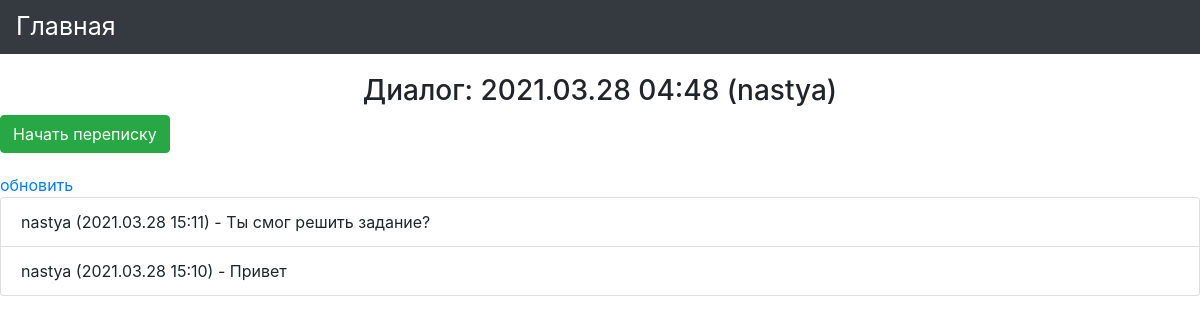
Page /dialog/12/ on the committed database.
### mainapp/models.py (models this page shows, shortened)
class Dialog(models.Model):
    created = models.DateTimeField(verbose_name='отправлено',
                                   auto_now_add=True,
                                   db_index=True)
    name = models.CharField(verbose_name='имя', max_length=64, blank=True)
    @cached_property
    def all_members(self):
        return self.members.all()
    def receive_messages(self):
        return Message.objects.filter(sender__in=self.all_members). \
            select_related('sender__member')
    def receive_sender(self, user_id):
        return self.all_members.filter(member_id=user_id).first()
    def __str__(self):
        members = User.objects.filter(
            pk__in=self.all_members.values_list('member_id', flat=True)). \
            values_list('username', flat=True)
        result = f'{self.created.strftime("%Y.%m.%d %H:%M")} ' \
                 f'({" - ".join(members)})'
        return result

class Message(models.Model):
    sender = models.ForeignKey(DialogMembers,
                               verbose_name='отправитель',
                               on_delete=models.CASCADE)
    text = models.TextField(verbose_name='сообщение')
    read = models.BooleanField(verbose_name='прочитано', default=False)
    created = models.DateTimeField(verbose_name='отправлено',
                                   auto_now_add=True,
                                   db_index=True)
    class Meta:
        verbose_name = 'сообщение'
        verbose_name_plural = 'сообщения'
        ordering = ['-created']

class DialogMembers(models.Model):
    CREATOR = '0'
    INTERLOCUTOR = '1'
    ROLE_CHOICES = (
        (CREATOR, 'создатель'),
        (INTERLOCUTOR, 'собеседник'),
    )
    dialog = models.ForeignKey(Dialog,
                               verbose_name='диалог',
                               on_delete=models.CASCADE,
                               related_name="members")
    member = models.ForeignKey(User,
                               verbose_name='участник диалога',
                               on_delete=models.CASCADE,
                               related_name="dialogs")
    role = models.CharField(verbose_name='роль',
                            choices=ROLE_CHOICES,
                            db_index=True,
                            max_length=60)
    class Meta:
        verbose_name = 'Участники диалога'
        verbose_name_plural = 'Участники диалогов'
        ordering = ['dialog', '-role', 'member']

### mainapp/views.py (the view)
# urls.py: path('dialog/<int:dialog_pk>/', mainapp.dialog,
def dialog(request, dialog_pk):
    dialog = get_object_or_404(Dialog, pk=dialog_pk)
    sender = dialog.receive_sender(request.user.pk)
    context = {
        'page_title': 'диалог',
        'dialog': dialog,
        'sender': sender,
    }
    return render(request, 'mainapp/dialog.html', context)

### mainapp/templates/mainapp/dialog.html (shortened to what this page needs)
{% load static %}
<!DOCTYPE html>
<html lang="ru">
<head>
    {% block css %}
    <link rel="stylesheet" href="https://maxcdn.bootstrapcdn.com/bootstrap/4.0.0/css/bootstrap.min.css"
>
    <link rel="stylesheet" href="{% static 'css/style.css' %}">
    {% endblock %}
</head>
<body>
<div class="navbar navbar-expand-sm bg-dark navbar-dark">
    <a style="color:white; font-size: 25px;" href="{% url 'mainapp:index' %}">Главная</a>
</div>
<h3 class="text-center" style="margin-top: 20px;">Диалог: {{ dialog }}</h3>
<div class="message-create">
    <a class="btn btn-success" href="{% url 'mainapp:message_create' sender.id %}"
       style="text-decoration: none; margin-bottom: 20px;">
        Начать переписку
    </a>
    <div class="dialog-messages">
        <a href="{% url 'mainapp:update_new_messages' dialog.id %}"
           style="text-decoration: none;"
           class="dialog-update">
            обновить
        </a>
    </div>
</div>
<div class="messages-list">
    <ul class="list-group">
        {% for item in dialog.receive_messages %}
        <li class="list-group-item message-{{ item.pk }}">
            {{ item.sender.member.username }}
            ({{ item.created|date:"Y.m.d H:i" }}) - {{ item.text }}
        </li>
        {% endfor %}
    </ul>
</div>
</body>
</html>

### rows in the picture
Dialog: created "2021.03.28 04:48 (nastya)"
Message: sender.member.username "nastya", created "2021.03.28 15:11", text "Ты смог решить задание?"
Message: sender.member.username "nastya", created "2021.03.28 15:10", text "Привет"
